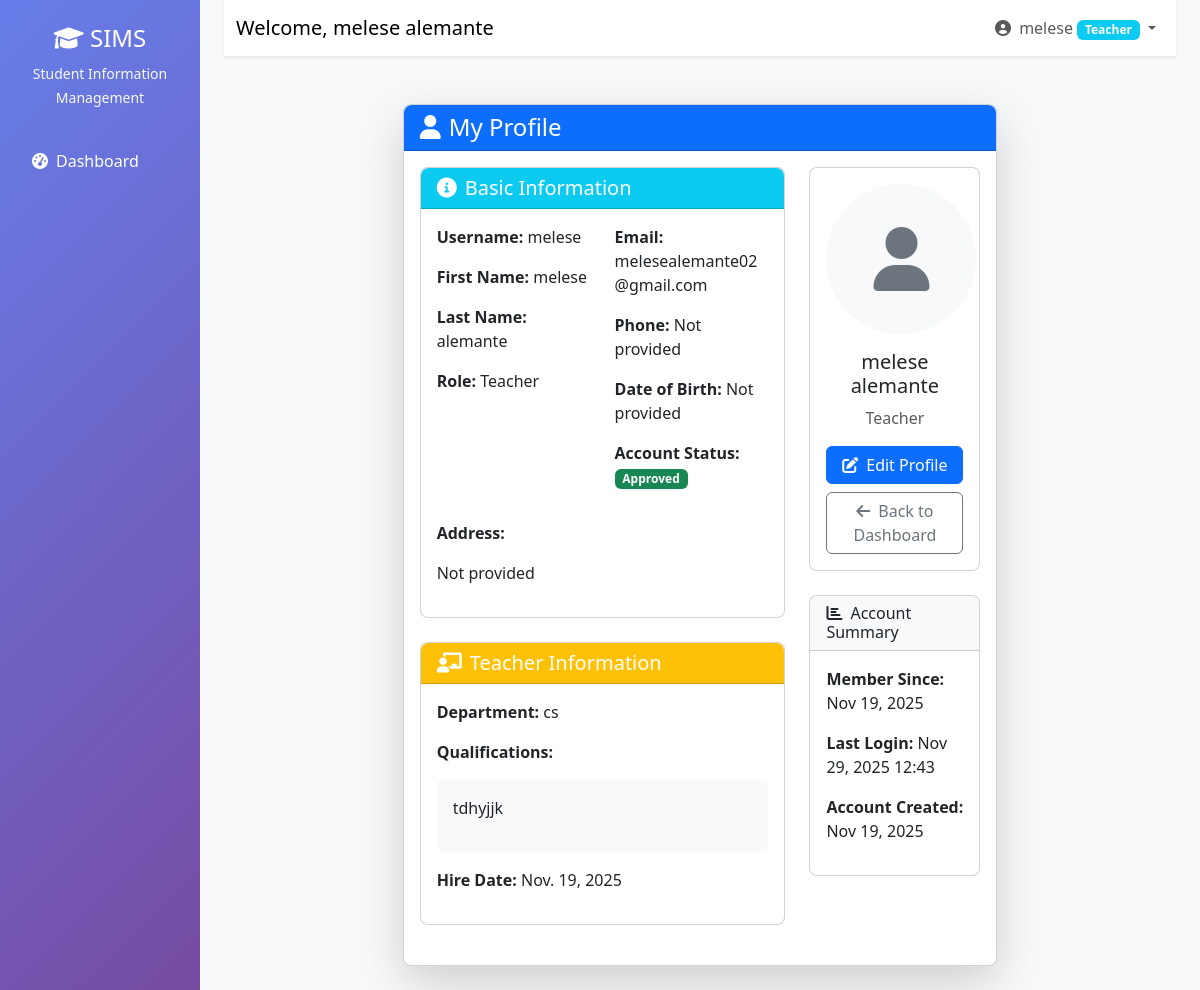
The page /profile/ (signed in) on the database as committed earlier.
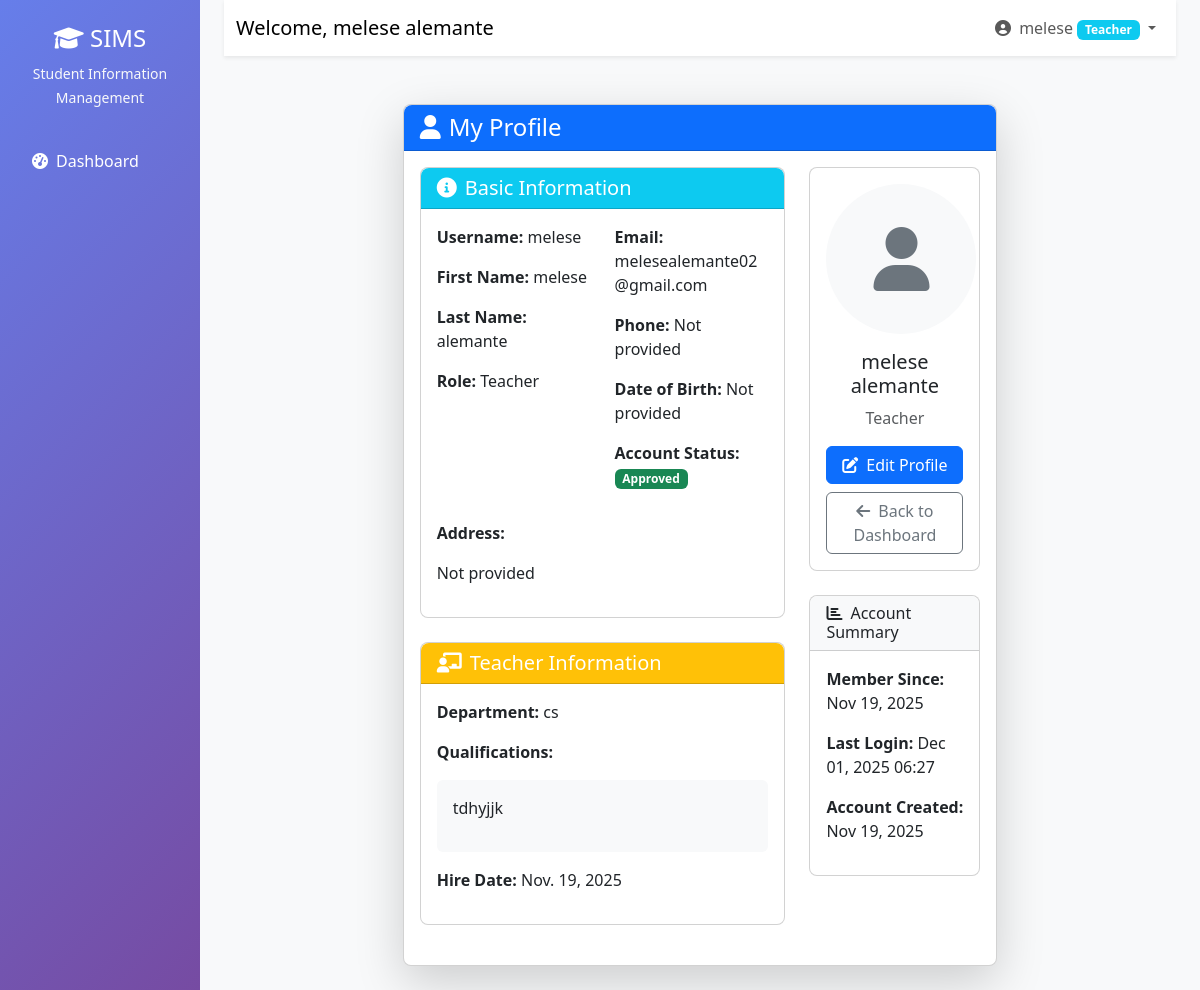
The same page on the database as committed later.
### users/models.py (models this page shows, shortened)
class User(AbstractUser):
    ROLE_CHOICES = (
        ('admin', 'Administrator'),
        ('teacher', 'Teacher'),
        ('student', 'Student'),
        ('registrar', 'Registrar'),
        ('finance', 'Finance Officer'),
        ('parent', 'Parent'),
    )
    role = models.CharField(max_length=20, choices=ROLE_CHOICES)
    phone = models.CharField(max_length=15, blank=True)
    address = models.TextField(blank=True)
    date_of_birth = models.DateField(null=True, blank=True)
    profile_picture = models.ImageField(upload_to='profiles/', null=True, blank=True)
    is_approved = models.BooleanField(default=False)
    created_at = models.DateTimeField(auto_now_add=True)

### users/views.py (the view)
# urls.py: path('profile/', views.profile, name='profile'),
@login_required
def profile(request):
    user = request.user
    context = {
        'user': user,
    }
    if user.role == 'student':
        try:
            context['student_profile'] = user.studentprofile
        except StudentProfile.DoesNotExist:
            pass
    elif user.role == 'teacher':
        try:
            context['teacher_profile'] = user.teacherprofile
        except TeacherProfile.DoesNotExist:
            pass
    elif user.role == 'parent':
        try:
            context['parent_profile'] = user.parentprofile
            context['linked_students'] = StudentParent.objects.filter(parent=user).select_related('student', 'student__studentprofile')
        except ParentProfile.DoesNotExist:
            pass
    return render(request, 'users/profile.html', context)

### templates/users/profile.html (shortened to what the changed rows need)
{% extends 'base.html' %}
{% load static %}
{% block content %}
<div class="container-fluid py-4">
    <div class="row justify-content-center">
        <div class="col-md-10 col-lg-8">
            <div class="card shadow-lg">
                <div class="card-header bg-primary text-white">
                    <h4 class="card-title mb-0">
                        <i class="fas fa-user me-2"></i>My Profile
                    </h4>
                </div>
                <div class="card-body">
                    <div class="row">
                        <div class="col-md-8">
                            <div class="card mb-4">
                                <div class="card-header bg-info text-white">
                                    <h5 class="card-title mb-0">
                                        <i class="fas fa-info-circle me-2"></i>Basic Information
                                    </h5>
                                </div>
                                <div class="card-body">
                                    <div class="row">
                                        <div class="col-md-6">
                                            <p><strong>Username:</strong> {{ user.username }}</p>
                                            <p><strong>First Name:</strong> {{ user.first_name }}</p>
                                            <p><strong>Last Name:</strong> {{ user.last_name }}</p>
                                            <p><strong>Role:</strong> {{ user.get_role_display }}</p>
                                        </div>
                                        <div class="col-md-6">
                                            <p><strong>Email:</strong> {{ user.email }}</p>
                                            <p><strong>Phone:</strong> {{ user.phone|default:"Not provided" }}</p>
                                            <p><strong>Date of Birth:</strong> {{ user.date_of_birth|default:"Not provided" }}</p>
                                            <p><strong>Account Status:</strong>
                                                <span class="badge {% if user.is_approved %}bg-success{% else %}bg-warning{% endif %}">
                                                    {% if user.is_approved %}Approved{% else %}Pending Approval{% endif %}
                                                </span>
                                            </p>
                                        </div>
                                    </div>
                                    <div class="mt-3">
                                        <p><strong>Address:</strong> {{ user.address|default:"Not provided"|linebreaks }}</p>
                                    </div>
                                </div>
                            </div>
                            {% if user.role == 'teacher' and teacher_profile %}
                            <div class="card mb-4">
                                <div class="card-header bg-warning text-white">
                                    <h5 class="card-title mb-0">
                                        <i class="fas fa-chalkboard-teacher me-2"></i>Teacher Information
                                    </h5>
                                </div>
                                <div class="card-body">
                                    <p><strong>Department:</strong> {{ teacher_profile.department }}</p>
                                    <p><strong>Qualifications:</strong></p>
                                    <div class="bg-light p-3 rounded">
                                        {{ teacher_profile.qualification|linebreaks }}
                                    </div>
                                    <p class="mt-3"><strong>Hire Date:</strong> {{ teacher_profile.hire_date }}</p>
                                </div>
                            </div>
                            {% endif %}
                        </div>
                        <div class="col-md-4">
                            <div class="card mb-4">
                                <div class="card-body text-center">
                                    {% if user.profile_picture %}
                                        <img src="{{ user.profile_picture.url }}" alt="Profile Picture"
                                             class="rounded-circle mb-3" style="width: 150px; height: 150px; object-fit: cover;">
                                    {% else %}
                                        <div class="bg-light rounded-circle d-inline-flex align-items-center justify-content-center mb-3"
                                             style="width: 150px; height: 150px;">
                                            <i class="fas fa-user fa-4x text-secondary"></i>
                                        </div>
                                    {% endif %}
                                    <h5>{{ user.get_full_name|default:user.username }}</h5>
                                    <p class="text-muted">{{ user.get_role_display }}</p>
                                    <div class="d-grid gap-2">
                                        <a href="{% url 'edit_profile' %}" class="btn btn-primary">
                                            <i class="fas fa-edit me-2"></i>Edit Profile
                                        </a>
                                        <a href="{% url 'dashboard' %}" class="btn btn-outline-secondary">
                                            <i class="fas fa-arrow-left me-2"></i>Back to Dashboard
                                        </a>
                                    </div>
                                </div>
                            </div>
                            <div class="card">
                                <div class="card-header bg-light">
                                    <h6 class="card-title mb-0">
                                        <i class="fas fa-chart-bar me-2"></i>Account Summary
                                    </h6>
                                </div>
                                <div class="card-body">
                                    <p><strong>Member Since:</strong> {{ user.date_joined|date:"M d, Y" }}</p>
                                    <p><strong>Last Login:</strong> {{ user.last_login|date:"M d, Y H:i"|default:"Never" }}</p>
                                    <p><strong>Account Created:</strong> {{ user.created_at|date:"M d, Y" }}</p>
                                </div>
                            </div>
                        </div>
                    </div>
                </div>
            </div>
        </div>
    </div>
</div>
{% endblock %}

### templates/base.html (shortened to what this page needs)
<!DOCTYPE html>
<html lang="en">
  <head>
    <link
      href="https://cdn.jsdelivr.net/npm/bootstrap@5.3.0/dist/css/bootstrap.min.css"
      rel="stylesheet"
    />
    <link
      href="https://cdnjs.cloudflare.com/ajax/libs/font-awesome/6.0.0/css/all.min.css"
      rel="stylesheet"
    />
  </head>
  <body>
    {% if user.is_authenticated %}
    <div class="container-fluid">
      <div class="row">
        <nav class="col-md-3 col-lg-2 d-md-block sidebar">
          <div class="position-sticky pt-4">
            <div class="text-center mb-4">
              <h4 class="text-white">
                <i class="fas fa-graduation-cap"></i> SIMS
              </h4>
              <small class="text-light">Student Information Management</small>
            </div>
            <ul class="nav flex-column">
              <li class="nav-item">
                <a
                  class="nav-link {% if request.resolver_match.url_name == 'dashboard' %}active{% endif %}"
                  href="{% url 'dashboard' %}"
                >
                  <i class="fas fa-tachometer-alt me-2"></i>Dashboard
                </a>
              </li>
            </ul>
          </div>
        </nav>
        <main class="col-md-9 ms-sm-auto col-lg-10 px-md-4 main-content">
          <nav
            class="navbar navbar-expand-lg navbar-light bg-white shadow-sm mb-4"
          >
            <div class="container-fluid">
              <span class="navbar-brand"
                >Welcome, {{ user.get_full_name|default:user.username }}</span
              >
              <div class="navbar-nav ms-auto">
                <div class="nav-item dropdown">
                  <a
                    class="nav-link dropdown-toggle"
                    href="#"
                    id="navbarDropdown"
                    role="button"
                    data-bs-toggle="dropdown"
                  >
                    <i class="fas fa-user-circle me-1"></i> {{ user.username }}
                    <span
                      class="badge bg-{% if user.role == 'admin' %}danger{% elif user.role == 'teacher' %}info{% elif user.role == 'student' %}success{% elif user.role == 'parent' %}warning{% else %}secondary{% endif %}"
                    >
                      {{ user.get_role_display }}
                    </span>
                  </a>
                </div>
              </div>
            </div>
          </nav>
          <div class="container-fluid">{% block content %}{% endblock %}</div>
        </main>
      </div>
    </div>
    {% else %} {% block auth_content %}{% endblock %} {% endif %}
  </body>
</html>

Rows that differ between the two databases and show on the page:
changed User "melese alemante": last_login "Nov 29, 2025 12:43" → "Dec 01, 2025 06:27"
